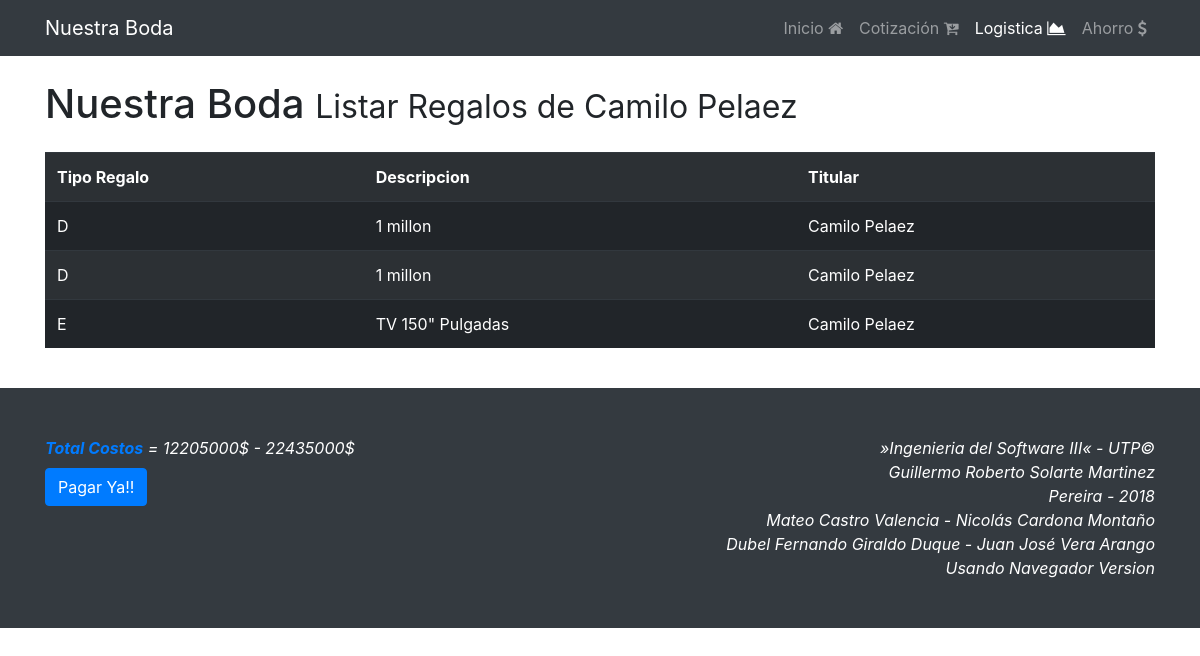
/logistica/listar_regalos/1, run on the app's committed database.
### app/models.py (models this page shows, shortened)
class Invitado(models.Model):
	id = models.AutoField(primary_key=True)
	nombre = models.CharField(max_length=50)
	apellido = models.CharField(max_length=50)
	direccion = models.CharField(max_length=50)

class Regalo(models.Model):
	id = models.AutoField(primary_key=True)
	tipo = models.CharField(max_length=5)
	descripcion = models.CharField(max_length=100)
	titular = models.ManyToManyField("Invitado", related_name="user")

### app/views.py (the view)
# urls.py: path('logistica/listar_regalos/<int:id_user>', views.listar_regalos, name='listar_regalos'),
def listar_regalos(request, id_user):
	bodas = Boda.objects.all()
	if bodas:
		boda = Boda.objects.all()[0]
		costos = "{}$ - {}$".format(boda.costo_bajo, boda.costo_alto)
	else:
		costos = "No hay registro de boda"
	regalos = Regalo.objects.all().filter(titular=id_user)
	titular = Invitado.objects.get(id=id_user)
	mode = True
	if not len(regalos):
		msg = "No hay Regalos para listar"
		mode = False
	else:
		msg = ""
	context = {
		'costos' : costos,
		'regalos' : regalos,
		'mode' : mode,
		'msg' : msg,
		'titular' : titular
	}
	return render(request, 'listar_regalos.html', context)

### app/templates/listar_regalos.html (shortened to what this page needs)
{% extends "base.html" %}
{% load static %}
{% block active_log %}<li class="nav-item active">{% endblock %}
{% block jumbotrom %}Listar Regalos de {{titular.nombre}} {{titular.apellido}}{% endblock %}
{% block container %}
{% if mode %}
<table style="width:100%" class="table table-striped table-dark table-hover">
	<tr>
	    <th>Tipo Regalo</th>
	    <th>Descripcion</th>
	    <th>Titular</th>
	</tr>
	{% for regalo in regalos %}
	<tr>
	    <td>{{regalo.tipo}}</td>
	    <td>{{regalo.descripcion}} </td>
	    <td>{{titular.nombre}} {{titular.apellido}}</td>
	</tr>
	{% endfor %}
</table>
{% endif %}
{% endblock %}
{% block costos %}{{costos}}{% endblock %}

### static/css/2-col-portfolio.css (style rules this page uses)
body { padding-top: 54px; }
@media (min-width: 992px) { body { padding-top: 56px; } }

### data on the page
Invitado: nombre "Camilo", apellido "Pelaez"
Regalo: tipo "D", descripcion "1 millon"
Regalo: tipo "D", descripcion "1 millon"
Regalo: tipo "E", descripcion "TV 150\" Pulgadas"

### other printed values
{{ costos }} "12205000$ - 22435000$"
